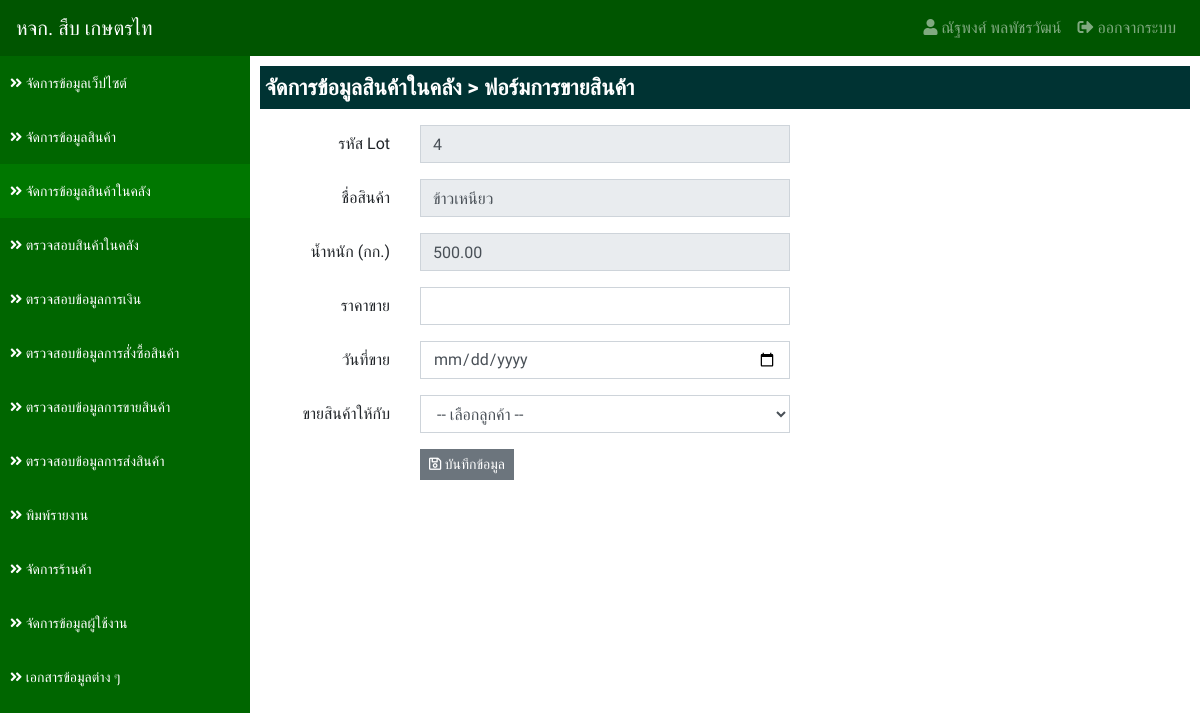
Page /?app=stock&action=manage_stock_sale&id=3&lot_id=4 (signed in) on the committed database.
### tables this page shows
CREATE TABLE `lot_tb` (
  `lot_id` int(11) NOT NULL,
  `products_id` int(11) NOT NULL COMMENT 'รหัสสินค้า',
  `lot_date` date NOT NULL COMMENT 'วันที่ซื้อสินค้า',
  `lot_weight` decimal(10,2) NOT NULL COMMENT 'น้ำหนัก',
  `lot_price_buy` decimal(10,2) NOT NULL COMMENT 'ราคาซื้อ',
  `store_buy_id` int(11) NOT NULL COMMENT 'ซื้อกับ',
  `lot_price_sale` decimal(10,2) NOT NULL COMMENT 'ราคาขาย',
  `lot_date_sale` date NOT NULL COMMENT 'วันที่ขาย',
  `store_sale_id` int(11) NOT NULL COMMENT 'ขายให้กับ',
  `lot_status` int(1) NOT NULL DEFAULT '1' COMMENT 'สถานะ 1.ยังไม่ได้ขาย 2.ขายแล้ว',
  `lot_transfer` int(1) NOT NULL DEFAULT '1' COMMENT 'สถานะการส่ง 1.ยังไม่ได้ส่ง 2.ส่งเรียบร้อยแล้ว',
  `lot_transfer_date` date NOT NULL COMMENT 'วันที่ส่งสินค้า',
  `lot_other` decimal(10,2) NOT NULL COMMENT 'ค่ากรรมกร',
  `lot_fitby` int(11) NOT NULL COMMENT 'ผู้บันทึก',
  `lot_fitdate` datetime NOT NULL COMMENT 'บันทึกเมื่อ'
);

CREATE TABLE `products_tb` (
  `products_id` int(11) NOT NULL,
  `products_code` varchar(100) NOT NULL COMMENT 'รหัสสินค้า',
  `products_name` varchar(255) NOT NULL COMMENT 'ชื่อสินค้า',
  `products_status` int(1) NOT NULL DEFAULT '1' COMMENT 'สถานะ 1.ใช้งาน 2.ปิดการใช้งาน 3.ลบข้อมูล'
);

### applications/connect_db.php (called while the page is built, shortened)
<?php
    $serveName      = "localhost";
    $userConect     = "root";
    $passConnect    = "";
    $DB             = "sub_data";
    $conn           = new mysqli($serveName, $userConect, $passConnect, $DB);
    $conn->set_charset("utf8");
    function select_db($sql) {
        Global $conn;
        return $conn->query($sql);
    }
?>

### applications/stock/manage_stock_sale.php (the view, shortened to what this page needs)
<?php
    $id = $_GET['id'];
    $lot_id = $_GET['lot_id'];
    $result = select_db("
        SELECT
            lot_tb.*,
            products_tb.products_name
        FROM
            lot_tb
        INNER JOIN products_tb ON lot_tb.products_id = products_tb.products_id
        WHERE
            lot_id = '$lot_id' AND
            lot_status = '1'
    ");
    $row = $result->fetch_assoc();
?>
<div class="detail">
    <p class="title">จัดการข้อมูลสินค้าในคลัง > ฟอร์มการขายสินค้า</p>
    <form action="?app=stock&action=manage_stock_sale_insert&id=<?=$id?>&lot_id=<?=$lot_id?>" method="POST">
        <div class="form-group row">
            <label for="staticEmail" class="col-sm-2 col-form-label text-right">รหัส Lot</label>
            <div class="col-sm-5">
                <input type="text" class="form-control" name="lot_id" value="<?=$row['lot_id']?>" required readonly>
            </div>
        </div>
        <div class="form-group row">
            <label for="inputPassword" class="col-sm-2 col-form-label text-right">ชื่อสินค้า</label>
            <div class="col-sm-5">
                <input type="text" class="form-control" value="<?=$row['products_name']?>" required readonly>
            </div>
        </div>
        <div class="form-group row">
            <label for="inputPassword" class="col-sm-2 col-form-label text-right">น้ำหนัก (กก.)</label>
            <div class="col-sm-5">
                <input type="number" step="0.01" class="form-control" value="<?=$row['lot_weight']?>" required readonly>
            </div>
        </div>
        <div class="form-group row">
            <label for="inputPassword" class="col-sm-2 col-form-label text-right">ราคาขาย</label>
            <div class="col-sm-5">
                <input type="number" step="0.01" class="form-control" name="lot_price_sale" value="" required>
            </div>
        </div>
        <div class="form-group row">
            <label for="inputPassword" class="col-sm-2 col-form-label text-right">วันที่ขาย</label>
            <div class="col-sm-5">
                <input type="date" class="form-control" name="lot_date_sale" value="lot_date_sale" required>
            </div>
        </div>
        <div class="form-group row">
            <label for="inputPassword" class="col-sm-2 col-form-label text-right">ขายสินค้าให้กับ</label>
            <div class="col-sm-5">
                <select name="store_sale_id" class="form-control" required>
                    <option value="">-- เลือกลูกค้า --</option>
                </select>
            </div>
        </div>
        <div class="form-group row">
            <label for="inputPassword" class="col-sm-2 col-form-label text-right"></label>
            <div class="col-sm-5">
                <button type="submit" class="btn btn-secondary btn-sm"><i class="far fa-save"></i> บันทึกข้อมูล</button>
            </div>
        </div>
    </form>
</div>

### assets/css/custom.css (style rules this page uses)
html { overflow-x: hidden; }
body { font-family: 'Niramit', sans-serif; }
.form-control, .btn { border-radius: 0px; }
.content > .detail { padding: 10px; }
.content > .detail > .title { font-size: 22px; font-weight: bold; padding: 5px; background-color: #003333; color: #FFF; }

### rows in the picture
lot_tb: lot_id "4", products.products_name "ข้าวเหนียว", lot_weight "500.00"

### other values in the picture
$_SESSION['user_fullname'] "ณัฐพงศ์ พลพัชรวัฒน์"
